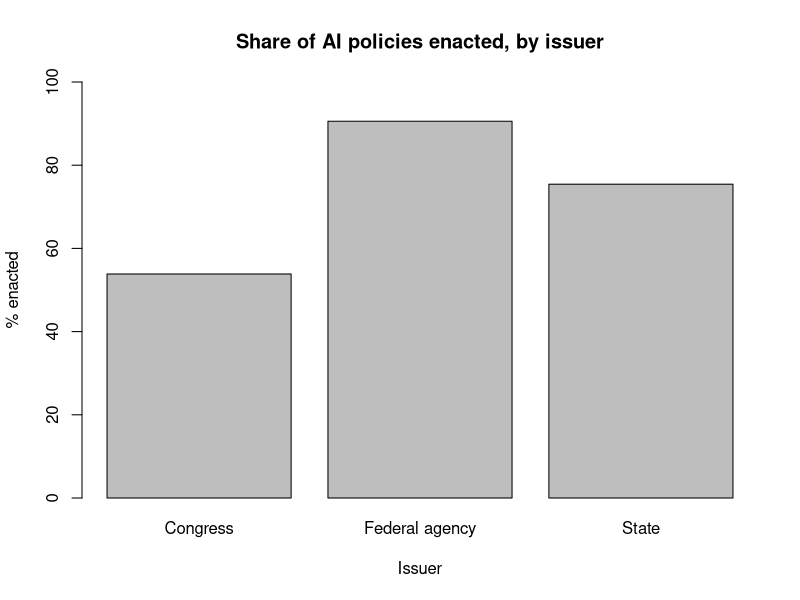
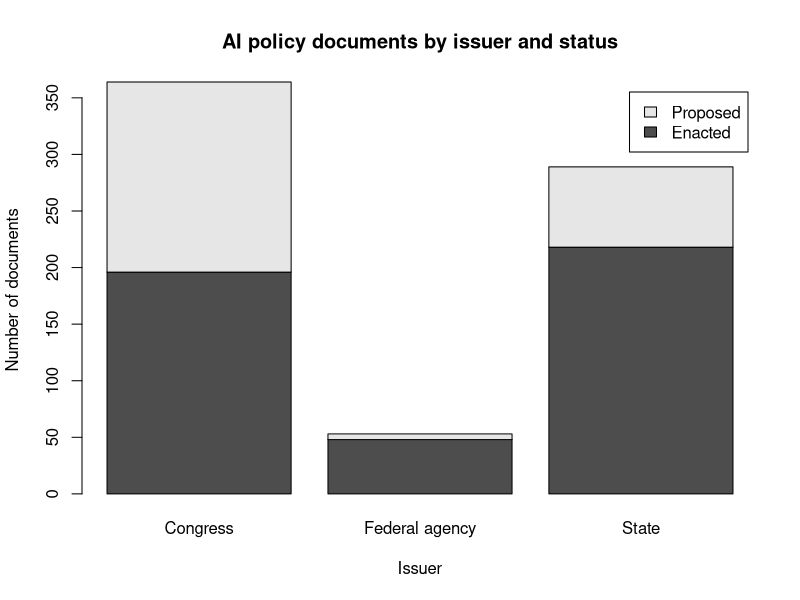
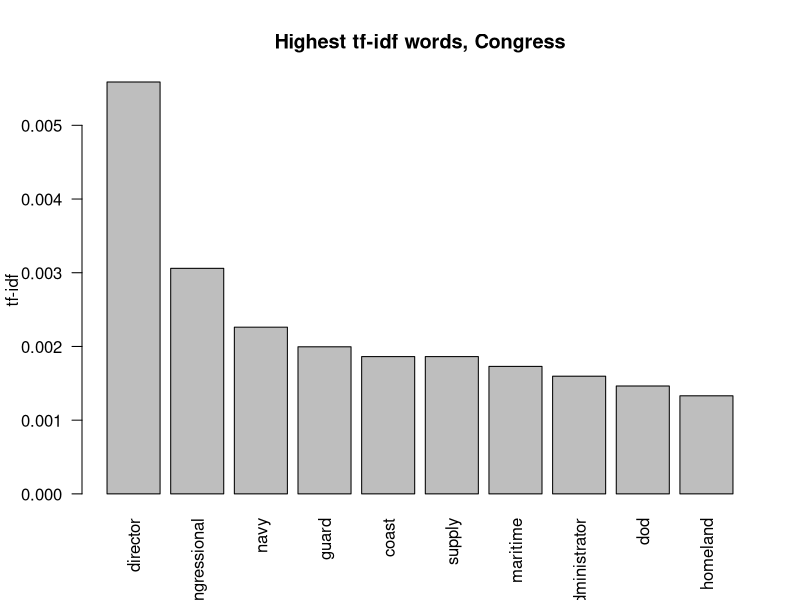
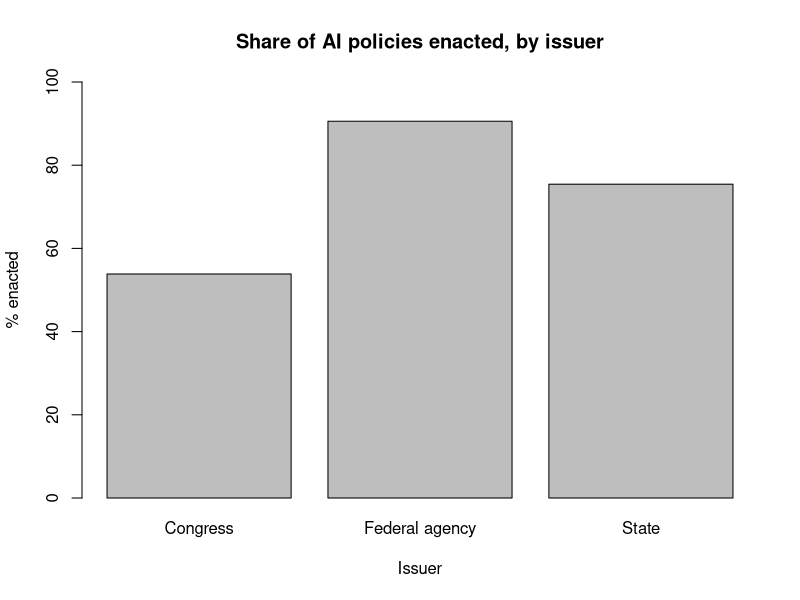
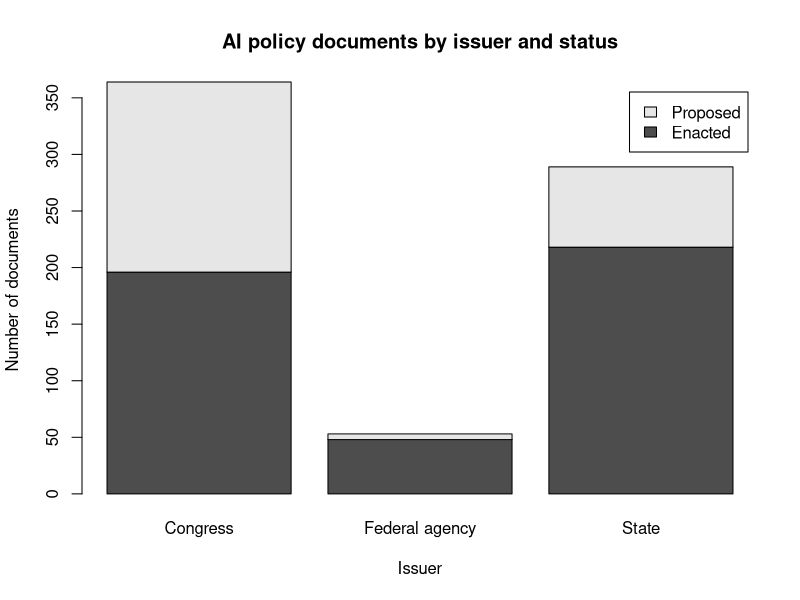

Recreate these plots in R, in order.
## ---- chunk 1
#| label: load-data
documents <- read.csv("data/agora/documents.csv")
authorities <- read.csv("data/agora/authorities.csv")
## ---- chunk 2
#| label: first-look
head(documents[, c("Authority", "Most.recent.activity")])
dim(documents)
dim(authorities)

## View(documents)

## most recent activity
table(documents$Most.recent.activity, exclude = NULL)

## number of different authorities
dim(table(documents$Authority))
## ---- chunk 3
#| label: parent-group
## parent group for each authority (from authorities.csv)
documents$parent <- authorities$Parent.authority[match(documents$Authority,
                                                       authorities$Name)]
sum(is.na(match(documents$Authority, authorities$Name)))
table(documents$parent, exclude = NULL)
## ---- chunk 4
#| label: issuer
## issuer: Congress, federal agency or state
documents$issuer <- NA
documents$issuer <- ifelse(documents$Authority == "United States Congress",
                           "Congress", documents$issuer)
documents$issuer <- ifelse(documents$parent == "Federal government" &
                           documents$Authority != "United States Congress",
                           "Federal agency", documents$issuer)
documents$issuer <- ifelse(documents$parent == "State governments",
                           "State", documents$issuer)
table(documents$issuer, exclude = NULL)

## authorities counted as federal agencies
table(documents$Authority[documents$issuer == "Federal agency"])
## ---- chunk 5
#| label: dropping-defunct
## keeping Congress, federal agencies and states only
issuers <- documents[!is.na(documents$issuer), ]
table(issuers$issuer, issuers$Most.recent.activity)

## dropping Defunct (DV is proposed or enacted)
policies <- issuers[issuers$Most.recent.activity != "Defunct", ]
policies$enacted <- ifelse(policies$Most.recent.activity == "Enacted", 1, 0)

## N used and dropped
nrow(documents)
nrow(documents) - nrow(issuers)
sum(issuers$Most.recent.activity == "Defunct")
nrow(policies)
## ---- chunk 6
#| label: activity-counts
## enacted and proposed by issuer
activity_counts <- table(policies$issuer, policies$Most.recent.activity)
activity_counts
sum(activity_counts)

## percentages within each issuer
100 * prop.table(activity_counts, margin = 1)

## share enacted by issuer
congress <- policies$enacted[policies$issuer == "Congress"]
agency <- policies$enacted[policies$issuer == "Federal agency"]
state <- policies$enacted[policies$issuer == "State"]

table(policies$issuer)

pct_enacted <- 100 * c("Congress" = mean(congress),
                       "Federal agency" = mean(agency),
                       "State" = mean(state))
pct_enacted
## ---- chunk 7
#| label: group-intervals
## 95% confidence intervals
## Congress
100 * (mean(congress) - 1.96 * sqrt(var(congress) / length(congress)))
100 * (mean(congress) + 1.96 * sqrt(var(congress) / length(congress)))

## federal agency
100 * (mean(agency) - 1.96 * sqrt(var(agency) / length(agency)))
100 * (mean(agency) + 1.96 * sqrt(var(agency) / length(agency)))

## state
100 * (mean(state) - 1.96 * sqrt(var(state) / length(state)))
100 * (mean(state) + 1.96 * sqrt(var(state) / length(state)))
## ---- chunk 8
#| label: difference-in-means
## federal agency vs Congress
treatment <- policies[policies$issuer == "Federal agency", ]
control <- policies[policies$issuer == "Congress", ]
n_t <- nrow(treatment)
n_c <- nrow(control)

## difference in means
diff_means <- mean(treatment$enacted) - mean(control$enacted)
100 * diff_means

## standard error
se_diff <- sqrt(var(treatment$enacted) / n_t + var(control$enacted) / n_c)

## 95% confidence interval
100 * (diff_means - 1.96 * se_diff)
100 * (diff_means + 1.96 * se_diff)

## z-statistic and two-sided p-value
z_obs <- diff_means / se_diff
z_obs
2 * pnorm(-abs(z_obs))
## ---- chunk 9
#| label: regression
## same comparison with lm()
two_groups <- policies[policies$issuer != "State", ]
two_groups$agency <- ifelse(two_groups$issuer == "Federal agency", 1, 0)
fit <- lm(enacted ~ agency, data = two_groups)
fit
summary(fit)$coef
## ---- chunk 10
#| label: save-figures
#| include: false
## bar charts
png("figures/fig1_pct_enacted_by_issuer.png",
    width = 8, height = 5.5, units = "in", res = 300)
barplot(pct_enacted, ylim = c(0, 100),
        xlab = "Issuer", ylab = "% enacted",
        main = "Share of AI policies enacted, by issuer")
dev.off()

png("figures/fig2_counts_by_issuer.png",
    width = 8, height = 5.5, units = "in", res = 300)
barplot(t(activity_counts), legend.text = TRUE,
        xlab = "Issuer", ylab = "Number of documents",
        main = "AI policy documents by issuer and status")
dev.off()
## ---- chunk 11
#| label: pct-enacted-chart
#| fig-width: 7
#| fig-height: 4.5
## share enacted
barplot(pct_enacted, ylim = c(0, 100),
        xlab = "Issuer", ylab = "% enacted",
        main = "Share of AI policies enacted, by issuer")
## ---- chunk 12
#| label: counts-chart
#| fig-width: 7
#| fig-height: 4.5
## enacted and proposed
barplot(t(activity_counts), legend.text = TRUE,
        xlab = "Issuer", ylab = "Number of documents",
        main = "AI policy documents by issuer and status")
## ---- chunk 13
#| label: check-defunct
## check 1: Defunct counted as not enacted
issuers$enacted <- ifelse(issuers$Most.recent.activity == "Enacted", 1, 0)
agency_all <- issuers$enacted[issuers$issuer == "Federal agency"]
congress_all <- issuers$enacted[issuers$issuer == "Congress"]
length(agency_all)
length(congress_all)

diff_defunct <- mean(agency_all) - mean(congress_all)
se_defunct <- sqrt(var(agency_all) / length(agency_all) +
                   var(congress_all) / length(congress_all))
100 * diff_defunct
100 * (diff_defunct - 1.96 * se_defunct)
100 * (diff_defunct + 1.96 * se_defunct)
diff_defunct / se_defunct
2 * pnorm(-abs(diff_defunct / se_defunct))
## ---- chunk 14
#| label: check-no-eop
## check 2: without the Executive Office of the President
agency_no_eop <- policies$enacted[policies$issuer == "Federal agency" &
                                  policies$Authority != "Executive Office of the President"]
length(agency_no_eop)

diff_no_eop <- mean(agency_no_eop) - mean(control$enacted)
se_no_eop <- sqrt(var(agency_no_eop) / length(agency_no_eop) +
                  var(control$enacted) / n_c)
100 * diff_no_eop
100 * (diff_no_eop - 1.96 * se_no_eop)
100 * (diff_no_eop + 1.96 * se_no_eop)
diff_no_eop / se_no_eop
2 * pnorm(-abs(diff_no_eop / se_no_eop))
## ---- chunk 15
#| label: check-validated
## check 3: validated rows only
validated <- policies[policies$Validated. == "true", ]
table(validated$issuer, validated$Most.recent.activity)

agency_val <- validated$enacted[validated$issuer == "Federal agency"]
congress_val <- validated$enacted[validated$issuer == "Congress"]
length(agency_val)
length(congress_val)

diff_val <- mean(agency_val) - mean(congress_val)
se_val <- sqrt(var(agency_val) / length(agency_val) +
               var(congress_val) / length(congress_val))
100 * diff_val
100 * (diff_val - 1.96 * se_val)
100 * (diff_val + 1.96 * se_val)
diff_val / se_val
2 * pnorm(-abs(diff_val / se_val))
## ---- chunk 16
#| label: check-ndaa
## check 4: without the NDAA rows
policies$ndaa <- ifelse(grepl("NDAA", policies$Collections), 1, 0)
table(policies$issuer, policies$ndaa)

congress_no_ndaa <- policies$enacted[policies$issuer == "Congress" &
                                     policies$ndaa == 0]
length(congress_no_ndaa)
100 * mean(congress_no_ndaa)

diff_no_ndaa <- mean(agency) - mean(congress_no_ndaa)
se_no_ndaa <- sqrt(var(agency) / length(agency) +
                   var(congress_no_ndaa) / length(congress_no_ndaa))
100 * diff_no_ndaa
100 * (diff_no_ndaa - 1.96 * se_no_ndaa)
100 * (diff_no_ndaa + 1.96 * se_no_ndaa)
diff_no_ndaa / se_no_ndaa
2 * pnorm(-abs(diff_no_ndaa / se_no_ndaa))
## ---- chunk 17
#| label: check-applies-gov
## check 5: lm() also holding constant whether the policy mainly applies to government
two_groups$applies_gov <- ifelse(two_groups$Primarily.applies.to.the.government == "true", 1, 0)
table(two_groups$issuer, two_groups$applies_gov)

fit_gov <- lm(enacted ~ agency + applies_gov, data = two_groups)
fit_gov
summary(fit_gov)$coef
## ---- chunk 18
#| label: text-words
## drop stop words, months, drafting words and US state names
stops <- c(
  "a", "about", "after", "again", "against", "all", "also", "an", "and", "any",
  "are", "as", "at", "be", "because", "been", "before", "being", "between",
  "both", "but", "by", "can", "did", "do", "does", "doing", "down", "during",
  "each", "few", "for", "from", "further", "had", "has", "have", "having",
  "he", "her", "here", "hers", "herself", "him", "himself", "his", "how",
  "i", "if", "in", "into", "is", "it", "its", "itself", "just", "me", "more",
  "most", "my", "myself", "no", "nor", "not", "now", "of", "off", "on",
  "once", "only", "or", "other", "our", "ours", "ourselves", "out", "over",
  "own", "same", "she", "should", "so", "some", "such", "than", "that",
  "the", "their", "theirs", "them", "themselves", "then", "there", "these",
  "they", "this", "those", "through", "to", "too", "under", "until", "up",
  "very", "was", "we", "were", "what", "when", "where", "which", "while",
  "who", "whom", "why", "will", "with", "you", "your", "yours", "yourself",
  "yourselves",
  "january", "february", "march", "april", "may", "june", "july", "august",
  "september", "october", "november", "december",
  "act", "acts", "bill", "bills", "section", "sections", "title", "titles",
  "law", "laws", "requires", "require", "establishes", "establish",
  "amends", "amend", "directs", "authorizes", "provides", "provide",
  "alabama", "alaska", "arizona", "arkansas", "california", "colorado",
  "connecticut", "delaware", "florida", "georgia", "hawaii", "idaho",
  "illinois", "indiana", "iowa", "kansas", "kentucky", "louisiana", "maine",
  "maryland", "massachusetts", "michigan", "minnesota", "mississippi",
  "missouri", "montana", "nebraska", "nevada", "ohio", "oklahoma", "oregon",
  "pennsylvania", "tennessee", "texas", "utah", "vermont", "virginia",
  "washington", "wisconsin", "wyoming", "hampshire", "jersey", "mexico",
  "york", "carolina", "dakota", "columbia", "rhode"
)

clean_words <- function(text) {
  text <- tolower(paste(text, collapse = " "))
  text <- gsub("[^a-z]+", " ", text)
  words <- unlist(strsplit(text, " "))
  words <- words[words != ""]
  words <- words[nchar(words) >= 3]
  words[!(words %in% stops)]
}

congress_words <- clean_words(policies$Short.summary[policies$issuer == "Congress"])
agency_words <- clean_words(policies$Short.summary[policies$issuer == "Federal agency"])
state_words <- clean_words(policies$Short.summary[policies$issuer == "State"])

congress_tab <- sort(table(congress_words), decreasing = TRUE)
agency_tab <- sort(table(agency_words), decreasing = TRUE)
state_tab <- sort(table(state_words), decreasing = TRUE)

length(congress_words)
length(agency_words)
length(state_words)
head(congress_tab, 10)
head(agency_tab, 10)
head(state_tab, 10)

## how alike is the language? word shares for words used by both issuers
shared_ca <- intersect(names(congress_tab), names(agency_tab))
congress_share_ca <- as.numeric(congress_tab[shared_ca]) / length(congress_words)
agency_share_ca <- as.numeric(agency_tab[shared_ca]) / length(agency_words)
cor(congress_share_ca, agency_share_ca)
cor_ca <- cor.test(congress_share_ca, agency_share_ca)
cor_ca
cor_ca$estimate
cor_ca$conf.int
cor_ca$p.value
length(shared_ca)

shared_cs <- intersect(names(congress_tab), names(state_tab))
congress_share_cs <- as.numeric(congress_tab[shared_cs]) / length(congress_words)
state_share_cs <- as.numeric(state_tab[shared_cs]) / length(state_words)
cor(congress_share_cs, state_share_cs)
cor_cs <- cor.test(congress_share_cs, state_share_cs)
cor_cs
cor_cs$estimate
cor_cs$conf.int
cor_cs$p.value
length(shared_cs)
## ---- chunk 19
#| label: sentence-numbers
## numbers for the assuming sentence
round(100 * diff_means, 1)
round(100 * (diff_means - 1.96 * se_diff), 1)
round(100 * (diff_means + 1.96 * se_diff), 1)
## ---- chunk 20
#| label: appendix-tfidf
#| fig-width: 7
#| fig-height: 4.5
## Appendix: tf-idf (extra step, beyond the assigned chapters)
## tf = count / total words; idf = log(3 / how many issuers use the word)
all_words <- unique(c(names(congress_tab), names(agency_tab), names(state_tab)))
n_issuers <- (all_words %in% names(congress_tab)) +
  (all_words %in% names(agency_tab)) +
  (all_words %in% names(state_tab))
idf <- log(3 / n_issuers)
names(idf) <- all_words

congress_tfidf <- sort((as.numeric(congress_tab) / length(congress_words)) *
                       idf[names(congress_tab)], decreasing = TRUE)
agency_tfidf <- sort((as.numeric(agency_tab) / length(agency_words)) *
                     idf[names(agency_tab)], decreasing = TRUE)
state_tfidf <- sort((as.numeric(state_tab) / length(state_words)) *
                    idf[names(state_tab)], decreasing = TRUE)

head(congress_tfidf, 10)
head(agency_tfidf, 10)
head(state_tfidf, 10)

barplot(head(congress_tfidf, 10), las = 2, ylab = "tf-idf",
        main = "Highest tf-idf words, Congress")
